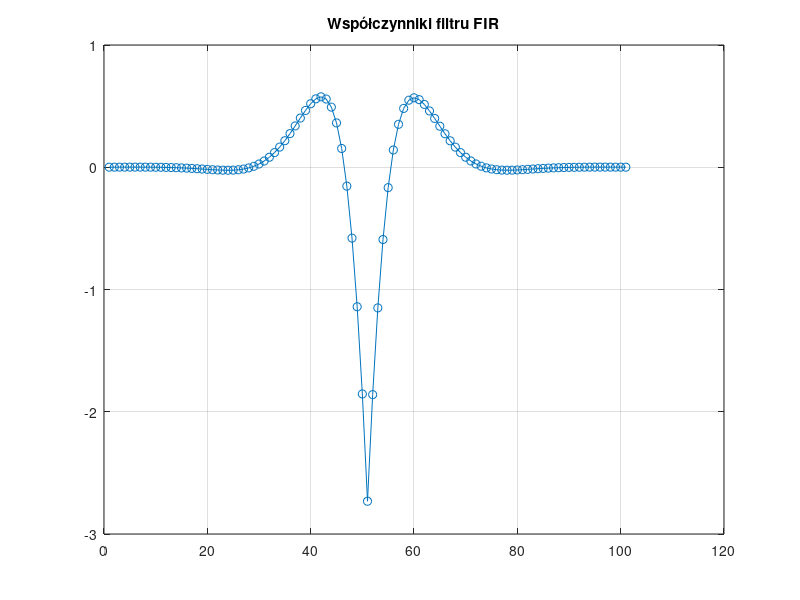
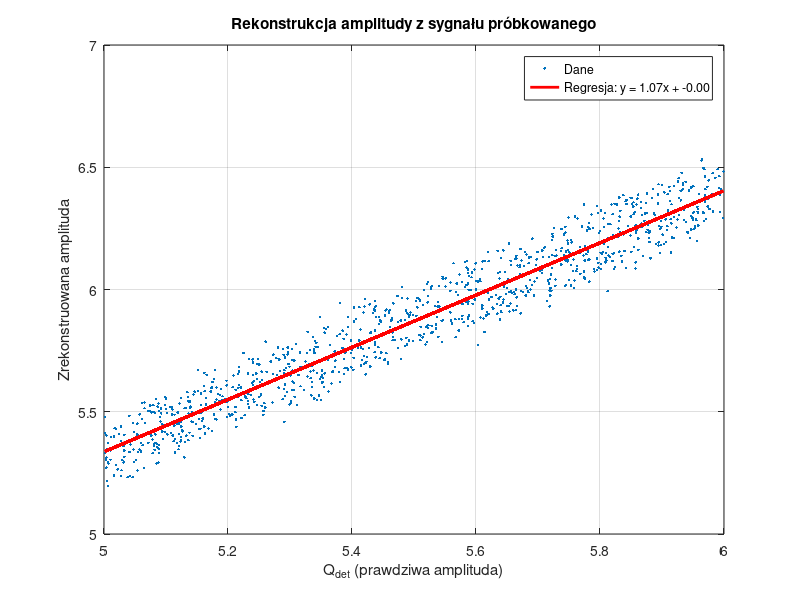
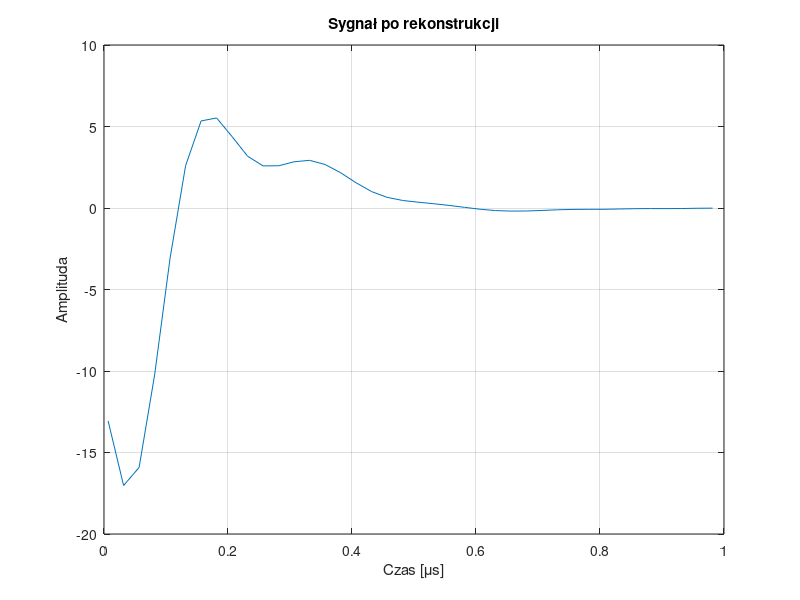
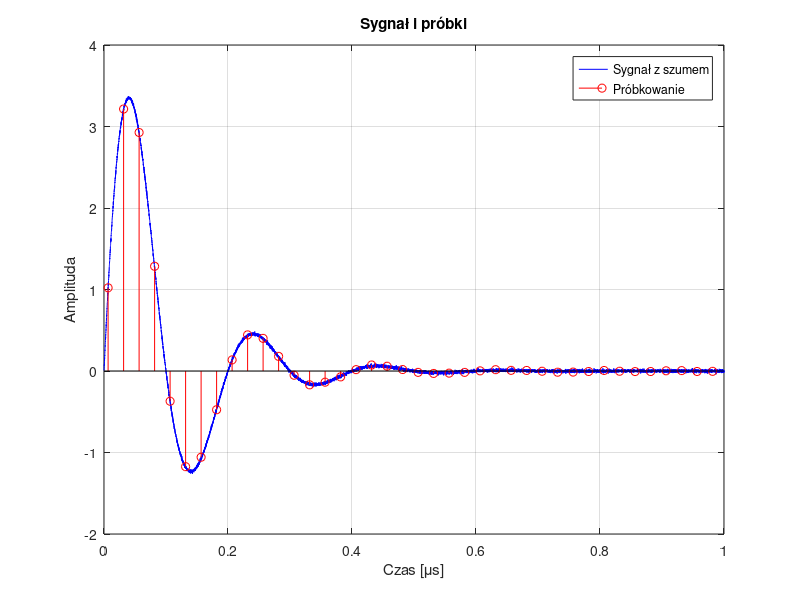

These charts were generated, in order, by the following MATLAB code:
clear; close all; clc;

%% Parametry
T = 25e-9;          % okres próbkowania 25 ns (40 MHz)
t_end = 1e-6;       % długość obserwacji 1 us
t0 = 0;
t = linspace(t0, t_end, 2^14); % gęsta siatka czasowa do "ciągłego" sygnału

% Odpowiedź impulsowa detektora (np. funkcja eksponencjalna + oscylacje)
tau = 100e-9; % stała czasowa
f_osc = 5e6;  % 5 MHz oscylacje
H = (t >= 0) .* exp(-t/tau) .* sin(2*pi*f_osc*t);

% FFT i projektowanie filtru odwrotnego FIR
Nfir = 101;
Nfft = 2^nextpow2(length(H)*2);
Hf = fft(H, Nfft);

alpha = 1e-3; % regularyzacja
invHf = conj(Hf) ./ (abs(Hf).^2 + alpha);
h_inv_full = real(ifft(invHf));
h_inv = fftshift(h_inv_full);

mid = floor(length(h_inv)/2)+1;
fir_coeffs = h_inv(mid - floor(Nfir/2) : mid + floor(Nfir/2));

% Pokazujemy współczynniki filtru
figure;
plot(fir_coeffs, '-o');
title('Współczynniki filtru FIR');
grid on;

%% Symulacja amplitud i rekonstrukcji
num_trials = 1000;
Qdet_vals = 5 + rand(1, num_trials); % wartości Qdet losowe z przedziału [5,6]
rec_amplitudes = zeros(1, num_trials);

noise_level = 0.01;

for i = 1:num_trials
    Qdet = Qdet_vals(i);

    % Sygnal ciągły
    sig = Qdet * H;

    % Dodanie szumu
    sig_noisy = sig + noise_level * randn(size(sig));

    % Losowa faza próbkowania
    phase_shift = rand()*T;
    t_sampled = t0 + phase_shift : T : t_end;

    % Próbkowanie
    sampled_sig = interp1(t, sig_noisy, t_sampled, 'linear', 0);

    % Rekonstrukcja przez filtrację
    recon_sig_full = conv(sampled_sig, fir_coeffs, 'full');
    recon_sig = recon_sig_full(floor(Nfir/2)+1 : floor(Nfir/2)+length(sampled_sig));

    % Maksimum zrekonstruowanego sygnału = estymowana amplituda
    rec_amplitudes(i) = max(recon_sig);
end

%% Wykres Qdet vs rekonstruowane amplitudy
figure;
plot(Qdet_vals, rec_amplitudes, '.');
xlabel('Q_{det} (prawdziwa amplituda)');
ylabel('Zrekonstruowana amplituda');
title('Rekonstrukcja amplitudy z sygnału próbkowanego');
grid on;

% Dopasowanie prostej regresji
p = polyfit(Qdet_vals, rec_amplitudes, 1);
hold on;
plot(Qdet_vals, polyval(p, Qdet_vals), 'r', 'LineWidth', 2);
legend('Dane', sprintf('Regresja: y = %.2fx + %.2f', p(1), p(2)));

figure;
plot(t_sampled*1e6, recon_sig);
title('Sygnał po rekonstrukcji');
xlabel('Czas [\mus]');
ylabel('Amplituda');
grid on;

figure;
plot(t*1e6, sig_noisy, 'b', 'DisplayName', 'Sygnał z szumem');
hold on;
stem(t_sampled*1e6, sampled_sig, 'r', 'DisplayName', 'Próbkowanie');
legend;
xlabel('Czas [\mus]');
ylabel('Amplituda');
title('Sygnał i próbki');
grid on;

figure;
subplot(3,1,1);
plot(t*1e6, H);
title('Odpowiedź impulsowa H(t) - shaper');
xlabel('Czas [\mus]');
ylabel('Amplituda [arb. units]');
grid on;

% subplot(3,1,2);
% plot(t*1e6, signal);
% title('Modelowany sygnał wyjściowy (splot \delta z H)');
% xlabel('Czas [\mus]');
% ylabel('Amplituda');
% grid on;
% 
% subplot(3,1,3);
% plot(Qdet_values, reconstructed_amplitudes, 'o-', 'LineWidth', 2);
% hold on;
% plot(Qdet_values, Qdet_values, 'k--', 'LineWidth', 1.5);
% title('Rekonstrukcja amplitudy sygnału');
% xlabel('Amplituda wejściowa Q_{det}');
% ylabel('Odzyskana amplituda');
% legend('Odzyskana', 'Idealna', 'Location', 'NorthWest');
% grid on;
% 
% figure;
% plot(Qdet_values, errors, 'r*-');
% title('Błąd rekonstrukcji amplitudy');
% xlabel('Amplituda wejściowa Q_{det}');
% ylabel('Błąd bezwzględny');
% grid on;